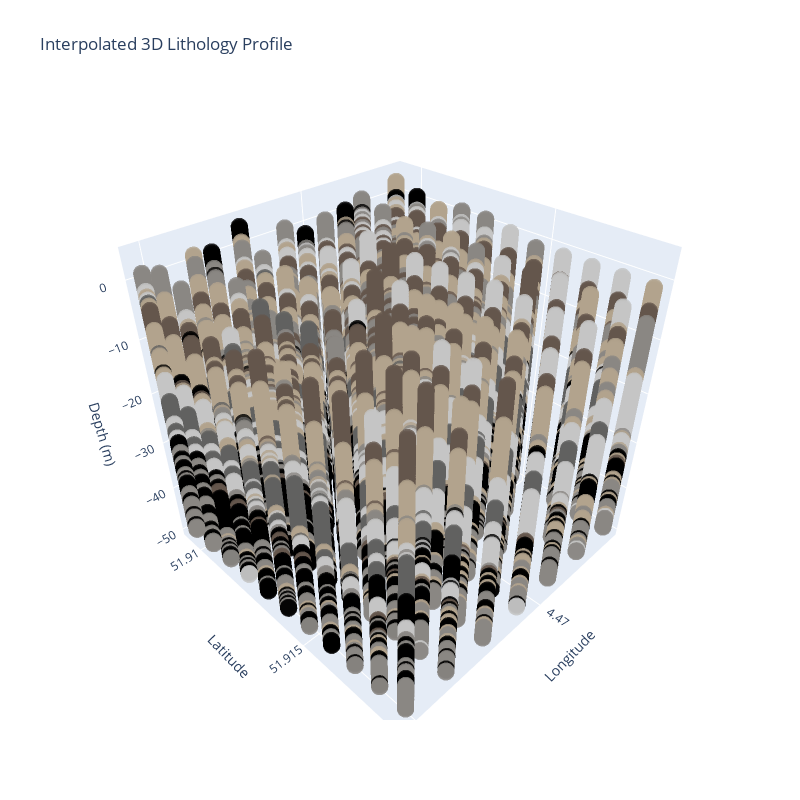

The code cell stored with this chart in its notebook:
### Markdown cell above
# Display Voxel

### Code cell
dz = 0.2 
x_all, y_all, z_all, color_all = [], [], [], []

for idx, row in df_voxel.iterrows():
    z_points = arange(row['z_bottom'], row['z_top']+dz, dz)
    x_all.extend([row['lon']] * len(z_points))
    y_all.extend([row['lat']] * len(z_points))
    z_all.extend(z_points)
    color_all.extend([colors.get(row['lithoklasse_material'], "#06D9EC")] * len(z_points))

fig = go.Figure(data=[go.Scatter3d(
    x=x_all, y=y_all, z=z_all,
    mode='markers',
    marker=dict(size=6, color=color_all, opacity=0.8)
)])

fig.update_layout(
    scene=dict(
        xaxis_title='Longitude',
        yaxis_title='Latitude',
        zaxis_title='Depth (m)',
    ),
    width=800,
    height=800,
    title='Interpolated 3D Lithology Profile'
)

fig.show()

### Figure 1 — Plotly figure (JSON) as saved in the notebook; plotly's stock layout.template omitted (floating-point values rounded to 4 significant figures; data arrays with more than 128 entries replaced by an {"elided": "..."} marker saying what was removed)
{"data": [{"marker": {"color": {"elided": "16887 str values"}, "opacity": 0.8, "size": 6}, "mode": "markers", "type": "scatter3d", "x": {"elided": "16887 float values"}, "y": {"elided": "16887 float values"}, "z": {"elided": "16887 float values"}}], "layout": {"height": 800, "scene": {"xaxis": {"title": {"text": "Longitude"}}, "yaxis": {"title": {"text": "Latitude"}}, "zaxis": {"title": {"text": "Depth (m)"}}}, "title": {"text": "Interpolated 3D Lithology Profile"}, "width": 800}}
